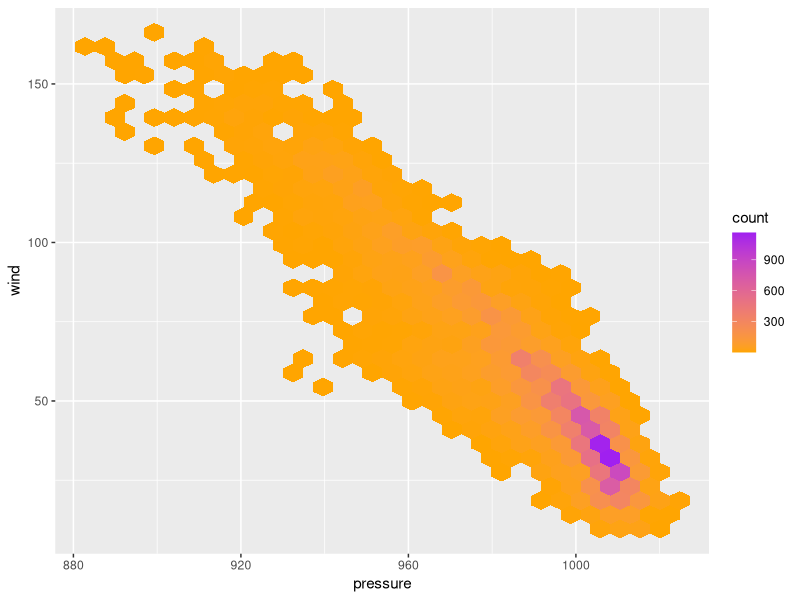

This chart was generated by the following R code:
## ---- chunk 1
knitr::opts_chunk$set(echo = TRUE)
library(tidyverse)
## ---- chunk 2
# Hexbin plot
ggplot(data = storms, aes(x = pressure, y = wind)) +
	geom_hex() +
  scale_fill_gradient(low = "orange", high = "purple")
